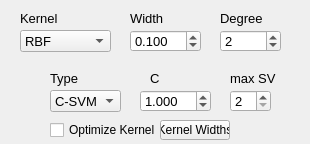
<?xml version="1.0" encoding="UTF-8"?>
<ui version="4.0">
 <class>Parameters</class>
 <widget class="QWidget" name="Parameters">
  <property name="geometry">
   <rect>
    <x>0</x>
    <y>0</y>
    <width>310</width>
    <height>144</height>
   </rect>
  </property>
  <property name="windowTitle">
   <string>Form</string>
  </property>
  <widget class="QLabel" name="labelWidth">
   <property name="geometry">
    <rect>
     <x>130</x>
     <y>10</y>
     <width>50</width>
     <height>16</height>
    </rect>
   </property>
   <property name="font">
    <font>
     <pointsize>10</pointsize>
    </font>
   </property>
   <property name="text">
    <string>Width</string>
   </property>
  </widget>
  <widget class="QSpinBox" name="kernelDegSpin">
   <property name="geometry">
    <rect>
     <x>220</x>
     <y>30</y>
     <width>61</width>
     <height>22</height>
    </rect>
   </property>
   <property name="font">
    <font>
     <pointsize>10</pointsize>
    </font>
   </property>
   <property name="toolTip">
    <string>Degree of the kernel polynomial
(Polynomial only)</string>
   </property>
   <property name="minimum">
    <number>1</number>
   </property>
   <property name="value">
    <number>2</number>
   </property>
  </widget>
  <widget class="QLabel" name="labelMaxSV">
   <property name="geometry">
    <rect>
     <x>230</x>
     <y>70</y>
     <width>50</width>
     <height>16</height>
    </rect>
   </property>
   <property name="font">
    <font>
     <pointsize>10</pointsize>
    </font>
   </property>
   <property name="text">
    <string>max SV</string>
   </property>
  </widget>
  <widget class="QLabel" name="label_2">
   <property name="geometry">
    <rect>
     <x>20</x>
     <y>10</y>
     <width>91</width>
     <height>16</height>
    </rect>
   </property>
   <property name="font">
    <font>
     <pointsize>10</pointsize>
    </font>
   </property>
   <property name="text">
    <string>Kernel</string>
   </property>
  </widget>
  <widget class="QLabel" name="svmTypeLabel">
   <property name="geometry">
    <rect>
     <x>150</x>
     <y>70</y>
     <width>51</width>
     <height>16</height>
    </rect>
   </property>
   <property name="font">
    <font>
     <pointsize>10</pointsize>
    </font>
   </property>
   <property name="text">
    <string>C</string>
   </property>
  </widget>
  <widget class="QComboBox" name="svmTypeCombo">
   <property name="geometry">
    <rect>
     <x>50</x>
     <y>90</y>
     <width>71</width>
     <height>22</height>
    </rect>
   </property>
   <property name="font">
    <font>
     <pointsize>10</pointsize>
    </font>
   </property>
   <property name="toolTip">
    <string>Type of SVM training:
C-SVM (or eps-SVM): C cost based SVM, trained via SMO
Nu-SVM: Nu based SVM, trained via SMO
RVM: Relevant Vector Machine
Pegasos: Online trainer for SVM</string>
   </property>
   <item>
    <property name="text">
     <string>C-SVM</string>
    </property>
   </item>
   <item>
    <property name="text">
     <string>nu-SVM</string>
    </property>
   </item>
   <item>
    <property name="text">
     <string>Pegasos</string>
    </property>
   </item>
  </widget>
  <widget class="QLabel" name="label_4">
   <property name="geometry">
    <rect>
     <x>50</x>
     <y>70</y>
     <width>61</width>
     <height>16</height>
    </rect>
   </property>
   <property name="font">
    <font>
     <pointsize>10</pointsize>
    </font>
   </property>
   <property name="text">
    <string>Type</string>
   </property>
  </widget>
  <widget class="QDoubleSpinBox" name="kernelWidthSpin">
   <property name="geometry">
    <rect>
     <x>130</x>
     <y>30</y>
     <width>71</width>
     <height>22</height>
    </rect>
   </property>
   <property name="font">
    <font>
     <pointsize>10</pointsize>
    </font>
   </property>
   <property name="toolTip">
    <string>&lt;html&gt;&lt;head/&gt;&lt;body&gt;&lt;p&gt;&lt;span style=&quot; font-weight:600;&quot;&gt;RBF:&lt;/span&gt; Width of the kernel (gamma)&lt;/p&gt;&lt;p&gt;&lt;span style=&quot; font-weight:600;&quot;&gt;Polynomial:&lt;/span&gt; offset &lt;span style=&quot; font-weight:600; font-style:italic;&quot;&gt;c&lt;/span&gt; in the polynomial formula  (dot(x_i,x_j) + &lt;span style=&quot; font-weight:600; font-style:italic;&quot;&gt;c&lt;/span&gt;)^p&lt;/p&gt;&lt;/body&gt;&lt;/html&gt;</string>
   </property>
   <property name="decimals">
    <number>3</number>
   </property>
   <property name="minimum">
    <double>0.001000000000000</double>
   </property>
   <property name="maximum">
    <double>9999.000000000000000</double>
   </property>
   <property name="singleStep">
    <double>0.010000000000000</double>
   </property>
   <property name="value">
    <double>0.100000000000000</double>
   </property>
  </widget>
  <widget class="QLabel" name="labelDegree">
   <property name="geometry">
    <rect>
     <x>220</x>
     <y>10</y>
     <width>50</width>
     <height>16</height>
    </rect>
   </property>
   <property name="font">
    <font>
     <pointsize>10</pointsize>
    </font>
   </property>
   <property name="text">
    <string>Degree</string>
   </property>
  </widget>
  <widget class="QSpinBox" name="maxSVSpin">
   <property name="enabled">
    <bool>true</bool>
   </property>
   <property name="geometry">
    <rect>
     <x>230</x>
     <y>90</y>
     <width>41</width>
     <height>22</height>
    </rect>
   </property>
   <property name="font">
    <font>
     <pointsize>10</pointsize>
    </font>
   </property>
   <property name="toolTip">
    <string>Maximal number of support vectors
(Pegasos only)</string>
   </property>
   <property name="minimum">
    <number>2</number>
   </property>
   <property name="maximum">
    <number>999</number>
   </property>
   <property name="value">
    <number>2</number>
   </property>
  </widget>
  <widget class="QComboBox" name="kernelTypeCombo">
   <property name="geometry">
    <rect>
     <x>20</x>
     <y>30</y>
     <width>91</width>
     <height>22</height>
    </rect>
   </property>
   <property name="font">
    <font>
     <pointsize>10</pointsize>
    </font>
   </property>
   <property name="toolTip">
    <string>kernel function</string>
   </property>
   <property name="currentIndex">
    <number>2</number>
   </property>
   <item>
    <property name="text">
     <string>Linear</string>
    </property>
   </item>
   <item>
    <property name="text">
     <string>Polynomial</string>
    </property>
   </item>
   <item>
    <property name="text">
     <string>RBF</string>
    </property>
   </item>
   <item>
    <property name="text">
     <string>Sigmoid</string>
    </property>
   </item>
  </widget>
  <widget class="QDoubleSpinBox" name="svmCSpin">
   <property name="geometry">
    <rect>
     <x>140</x>
     <y>90</y>
     <width>71</width>
     <height>22</height>
    </rect>
   </property>
   <property name="font">
    <font>
     <pointsize>10</pointsize>
    </font>
   </property>
   <property name="toolTip">
    <string>Training Parameter
C-SVM: C cost function, (alpha_i &lt;= C)
Nu-SVM: nu, ratio on the amount of alphas that can be selected
RVM: eps, stopping criterion (the smaller, the more accurate)
Pegasos: lambda, accuracy-generalization tradeoff parameter </string>
   </property>
   <property name="decimals">
    <number>3</number>
   </property>
   <property name="minimum">
    <double>0.001000000000000</double>
   </property>
   <property name="maximum">
    <double>999.990000000000009</double>
   </property>
   <property name="singleStep">
    <double>0.010000000000000</double>
   </property>
   <property name="value">
    <double>1.000000000000000</double>
   </property>
  </widget>
  <widget class="QCheckBox" name="optimizeCheck">
   <property name="geometry">
    <rect>
     <x>50</x>
     <y>120</y>
     <width>110</width>
     <height>20</height>
    </rect>
   </property>
   <property name="font">
    <font>
     <pointsize>9</pointsize>
    </font>
   </property>
   <property name="text">
    <string>Optimize Kernel</string>
   </property>
  </widget>
  <widget class="QPushButton" name="kernelButton">
   <property name="geometry">
    <rect>
     <x>160</x>
     <y>120</y>
     <width>70</width>
     <height>20</height>
    </rect>
   </property>
   <property name="font">
    <font>
     <pointsize>9</pointsize>
    </font>
   </property>
   <property name="text">
    <string>Kernel Widths</string>
   </property>
  </widget>
 </widget>
 <resources/>
 <connections/>
</ui>
